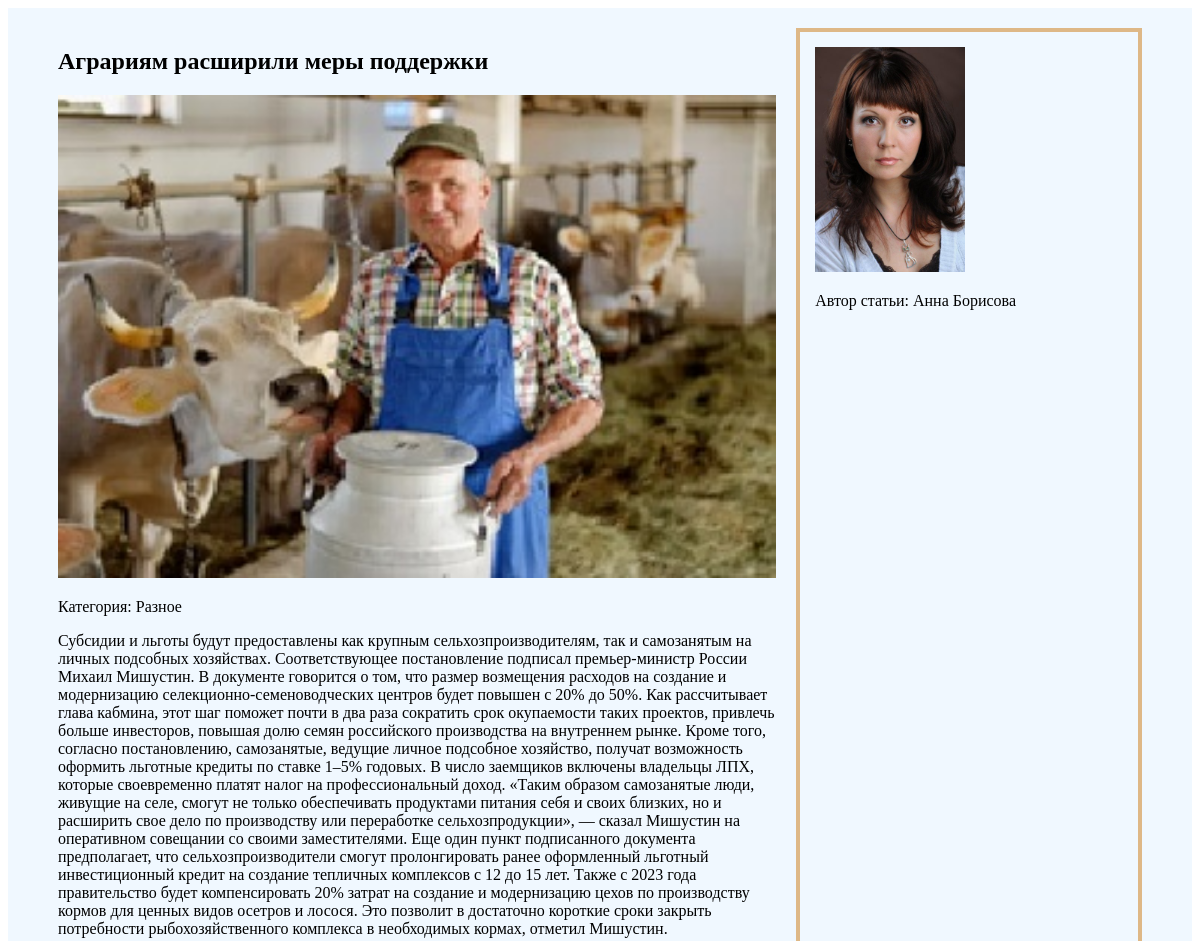
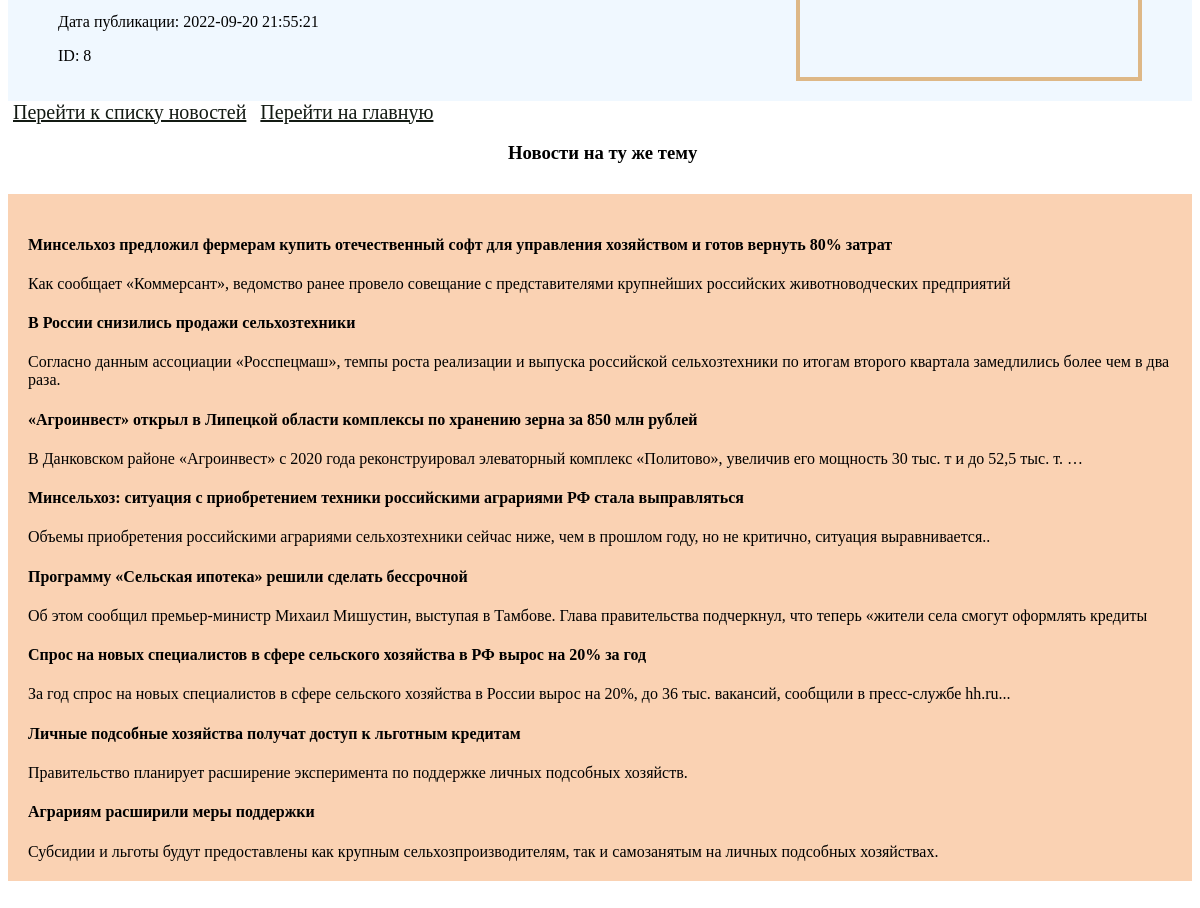
/news_detail.php?id=8, run on the app's committed database (2 pictures, top to bottom).
### tables this page shows
CREATE TABLE `news` (
  `id` int(11) NOT NULL,
  `category` varchar(255) NOT NULL,
  `title` varchar(255) NOT NULL,
  `short_text` varchar(255) NOT NULL,
  `full_text` text NOT NULL,
  `news_image` varchar(255) NOT NULL,
  `add_date` timestamp NOT NULL DEFAULT current_timestamp(),
  `author_id` int(11) NOT NULL
);

CREATE TABLE IF NOT EXISTS `authors` (
  `id` int(11) NOT NULL,
  `first_name` varchar(255) NOT NULL,
  `last_name` varchar(255) NOT NULL,
  `avatar` varchar(255) NOT NULL
);

### news_detail.php (the view, shortened to what this page needs)
<?php
$pdo = require 'db_connect.php';
$id = (int)$_GET['id'];
$query = "SELECT news.id, category, title, full_text, news_image, add_date,
first_name, last_name, avatar
FROM news, authors
WHERE news.author_id = authors.id
AND news.id = ?";
$result = $pdo->prepare($query);
$result->execute([$id]);
$news_data = $result->fetch();
$news_data['full_text'] = str_replace("\r\n", '</p><p>', $news_data['full_text']);
$query = "SELECT * FROM news WHERE category = '$news_data[category]'";
$result = $pdo->query($query);
$category_news =$result->fetchAll();
?>
<!doctype html>
<html lang="en">
<head>
</head>
<body>
  <div class="news_block">
      <?php
      echo <<<_HTML_
              <div class="news">
<h2>$news_data[title]</h2>
<img width="200" src="$news_data[news_image]" alt="$news_data[title]">
<p><span>Категория:</span> $news_data[category]</p>
<p>$news_data[full_text]</p>
<p><span>Дата публикации:</span> $news_data[add_date]</p>
<p><span>ID:</span> $news_data[id]</p>
</div>
               <div class="author">
             <img width="100" src="$news_data[avatar]" alt="$news_data[last_name]">
              <p><span>Автор статьи:</span>  $news_data[first_name]  $news_data[last_name]</p>
               </div>
_HTML_;
      ?>
  </div>
  <div class="link">
    <a href="news.php">Перейти к списку новостей</a>
    <a href="user.php">Перейти на главную</a>
  </div>
  <h3>Новости на ту же тему</h3>
<div class="category_news ">
    <?php
    foreach ($category_news as $news_item){
        echo "<div class = 'category_news_item'>";
          echo "<h4>$news_item[title]</h4>";
        echo "$news_item[short_text]";
    }
    ?>
</div>
</body>
</html>

### news_detail.php (style rules this page uses)
.news_block { max-width: 1200px; background: aliceblue; margin: 0 auto; padding: 20px 50px; display: flex; gap: 20px; }
.link a { font-size: 20px; color: #131a13; padding: 5px; }
.news { width: 70%; }
.news img { width: 100%; }
.author { width: 30%; padding: 15px; border: 4px solid burlywood; }
.author img { width: 150px }
.category_news { max-width: 1200px; margin: 30px auto; background: #fad2b3; display: flex; justify-content: space-around; padding: 20px; }
h3 { display: block; margin-left: 500px; }

### data on the page
news: title "Аграриям расширили меры поддержки", news_image (picture), category "Разное", full_text "Субсидии и льготы будут предоставлены как крупным сельхозпроизводителям, так и самозанятым на личных подсобных хозяйствах. Соответствующее постановление подписал премьер-министр России Михаил Мишустин. В документе говорится о том, что размер возмещения расходов на создание и модернизацию селекционно-семеноводческих центров будет повышен с 20% до 50%. Как рассчитывает глава кабмина, этот шаг поможет почти в два раза сократить срок окупаемости таких проектов, привлечь больше инвесторов, повышая долю семян российского производства на внутреннем рынке. Кроме того, согласно постановлению, самозанятые, ведущие личное подсобное хозяйство, получат возможность оформить льготные кредиты по ставке…", add_date "2022-09-20 21:55:21", id "8", author.avatar (picture), author.first_name "Анна", author.last_name "Борисова", short_text "Субсидии и льготы будут предоставлены как крупным сельхозпроизводителям, так и самозанятым на личных подсобных хозяйствах."
news: title "Минсельхоз предложил фермерам купить отечественный софт для управления хозяйством и готов вернуть 80% затрат", short_text "Как сообщает «Коммерсант», ведомство ранее провело совещание с представителями крупнейших российских животноводческих предприятий"
news: title "В России снизились продажи сельхозтехники", short_text "Согласно данным ассоциации «Росспецмаш», темпы роста реализации и выпуска российской сельхозтехники по итогам второго квартала замедлились более чем в два раза."
news: title "«Агроинвест» открыл в Липецкой области комплексы по хранению зерна за 850 млн рублей", short_text "В Данковском районе «Агроинвест» с 2020 года реконструировал элеваторный комплекс «Политово», увеличив его мощность 30 тыс. т и до 52,5 тыс. т. …"
news: title "Минсельхоз: ситуация с приобретением техники российскими аграриями РФ стала выправляться", short_text "Объемы приобретения российскими аграриями сельхозтехники сейчас ниже, чем в прошлом году, но не критично, ситуация выравнивается.."
news: title "Программу «Сельская ипотека» решили сделать бессрочной", short_text "Об этом сообщил премьер-министр Михаил Мишустин, выступая в Тамбове. Глава правительства подчеркнул, что теперь «жители села смогут оформлять кредиты"
news: title "Спрос на новых специалистов в сфере сельского хозяйства в РФ вырос на 20% за год", short_text "За год спрос на новых специалистов в сфере сельского хозяйства в России вырос на 20%, до 36 тыс. вакансий, сообщили в пресс-службе hh.ru..."
news: title "Личные подсобные хозяйства получат доступ к льготным кредитам", short_text "Правительство планирует расширение эксперимента по поддержке личных подсобных хозяйств."
